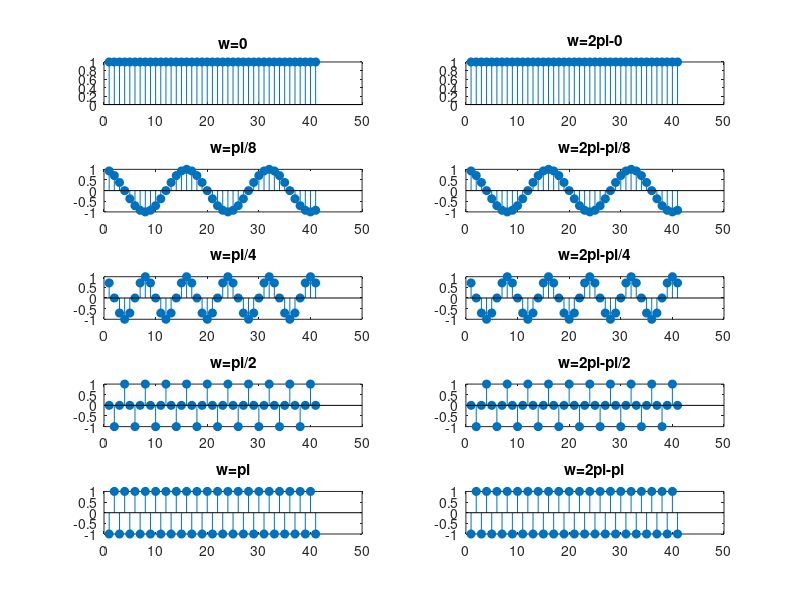
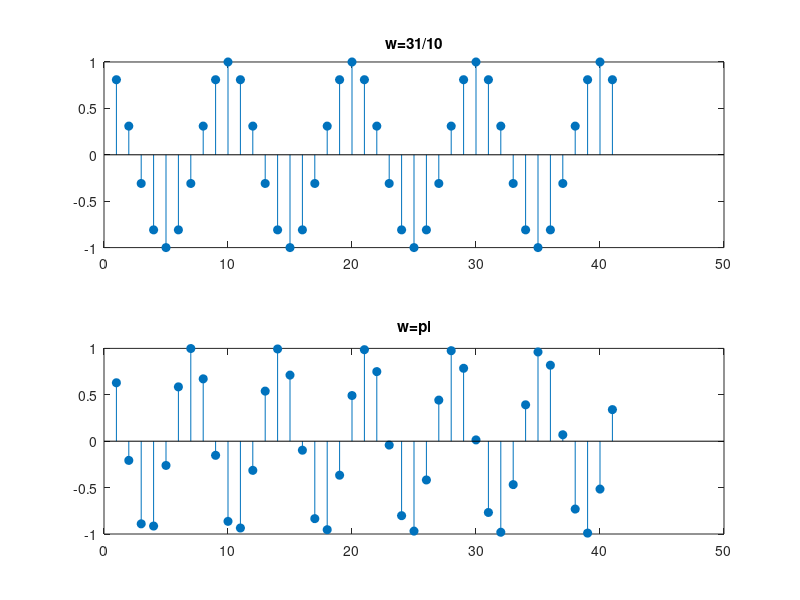

MATLAB code for these plots, in order:
n = 1:41; % create vector n of 41 elements (time base of signal)

% create sine functions with different freqencies
w = 0;
x = cos(w*n);  % w0=0
subplot(5,2,1);
stem(n, x, 'fill');
title('w=0');

w = pi/8;
x = cos(w*n);  % w1=pi/4
subplot(5,2,3);
stem(n, x, 'fill');
title('w=pi/8');

w = pi/4;
x = cos(w*n);  % w0=0
subplot(5,2,5);
stem(n, x, 'fill');
title('w=pi/4');

w = pi/2;
x = cos(w*n);  % w1=pi/4
subplot(5,2,7);
stem(n, x, 'fill');
title('w=pi/2');

w = pi;
x = cos(w*n);  % w1=pi/4
subplot(5,2,9);
stem(n, x, 'fill');
title('w=pi');

%----------
w = 0;
x = cos((2*pi-w)*n);  % w=2pi
subplot(5,2,2);
stem(n, x, 'fill');
title('w=2pi-0');

w = pi/8;
x = cos((2*pi-w)*n);  % w=2pi-pi/8
subplot(5,2,4);
stem(n, x, 'fill');
title('w=2pi-pi/8');

w = pi/4;
x = cos((2*pi-w)*n);  % w=2pi-pi/4
subplot(5,2,6);
stem(n, x, 'fill');
title('w=2pi-pi/4');

w = pi/2;
x = cos((2*pi-w)*n);  % w=2pi-pi/2
subplot(5,2,8);
stem(n, x, 'fill');
title('w=2pi-pi/2');

w = pi;
x = cos((2*pi-w)*n);  % w=2pi-pi
subplot(5,2,10);
stem(n, x, 'fill');
title('w=2pi-pi');

figure(2)
x1 = cos(2*pi*31/10*n); % ts chuan hoa f=31/10 -> tuan hoan voi N=10
subplot(2,1,1);
stem(n, x1, 'fill');
title('w=31/10');
x2 = cos(2*pi*pi*n); % ts chuan hoa f=pi -> ko tuan hoan
subplot(2,1,2);
stem(n, x2, 'fill');
title('w=pi');
